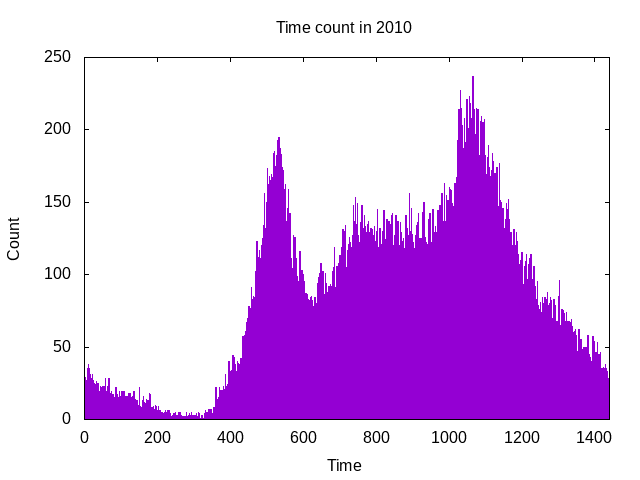

Write the gnuplot code that produced this figure.
set terminal pdf
set output "./timedata/timedata-2010.png"
set style data histogram
set style histogram clustered gap 0.05
set style fill solid 0.9 border
set title "Time count in 2010"
set xrange [0: 1440]
set xlabel "Time"
set ylabel "Count"
plot "./timedata/timedata-2010.dat" using 2 title ""